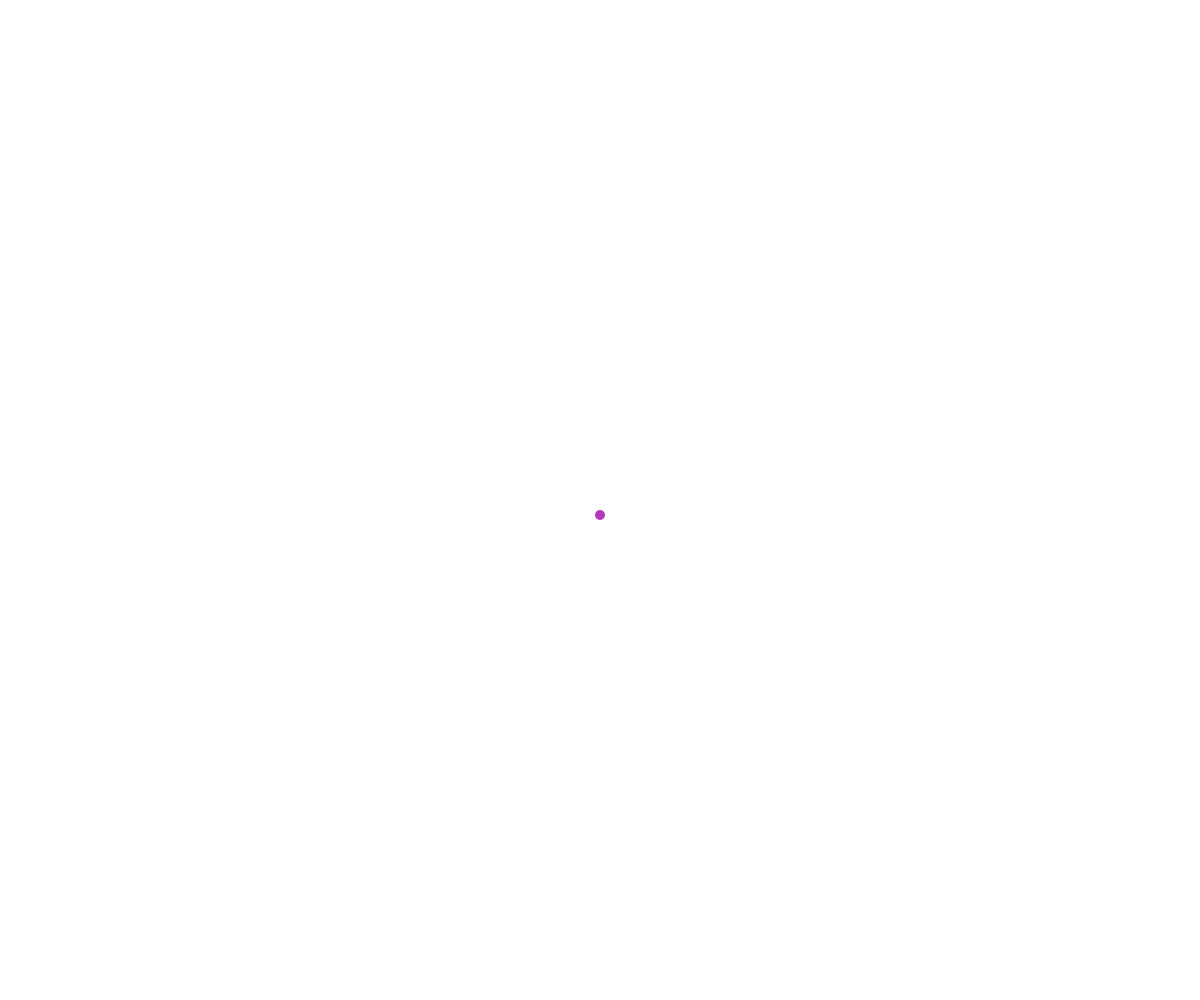
Frame 1 (no input)
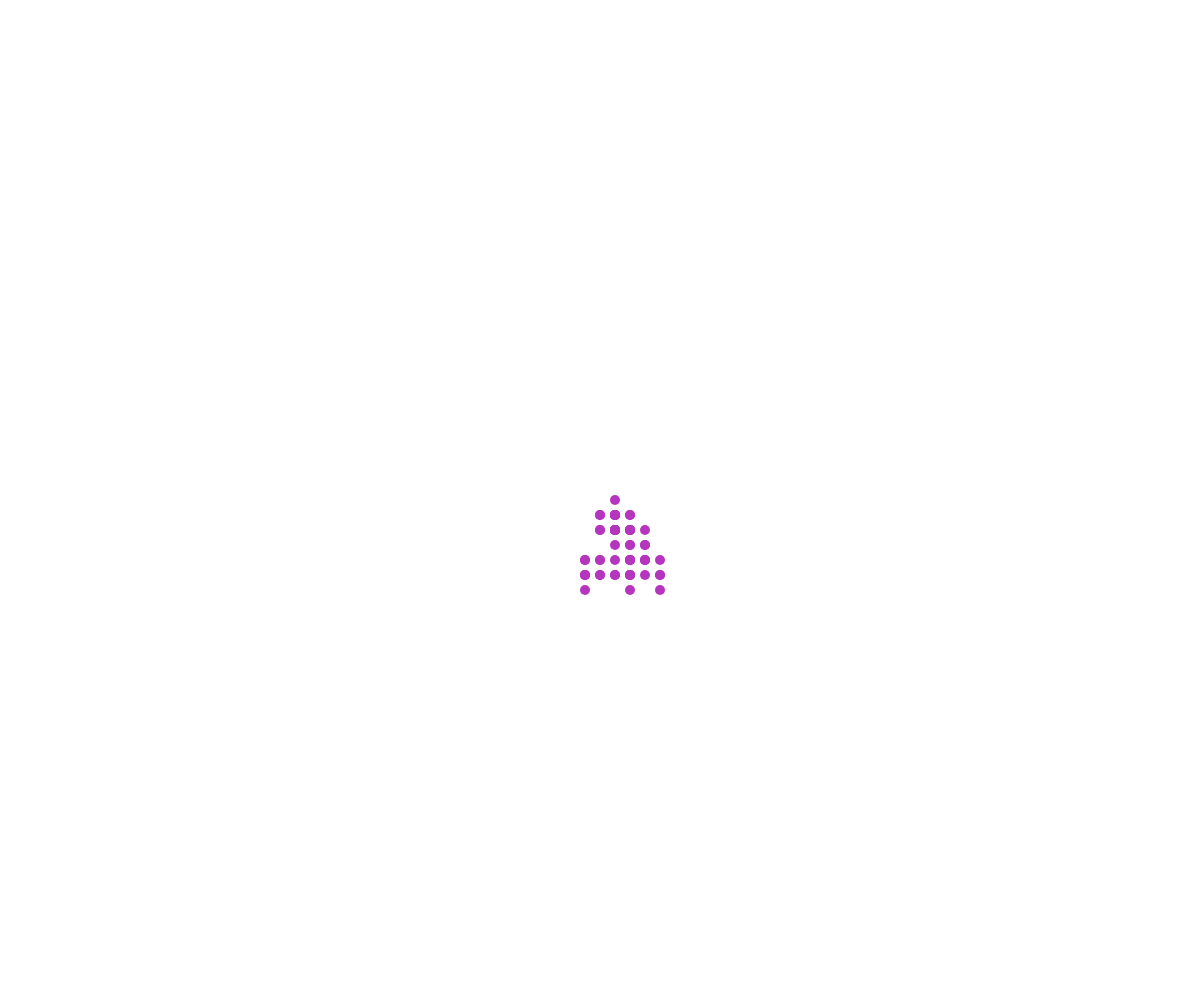
Frame 60 (no input)
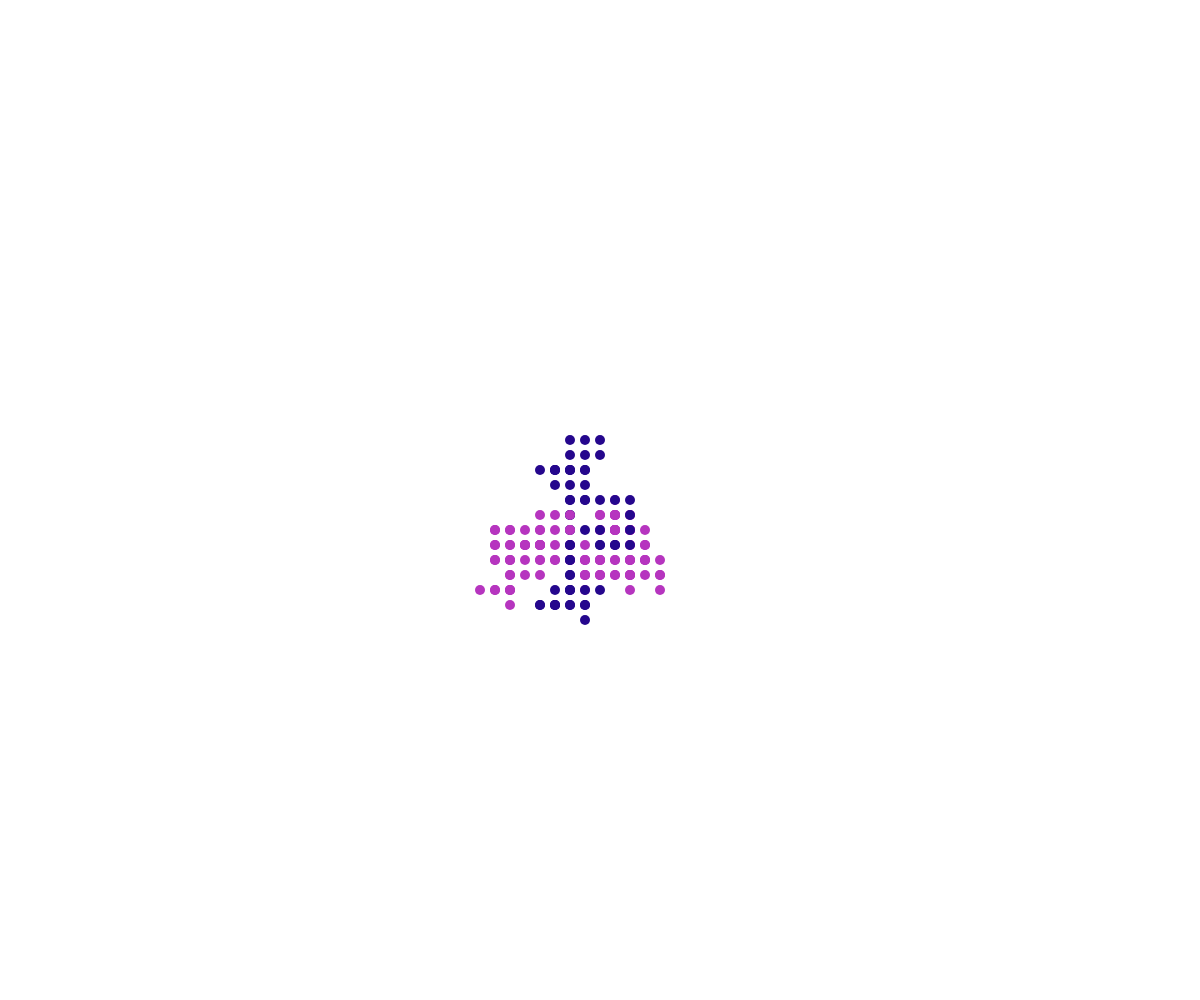
Frame 120 (the mouse pressed at the canvas centre since frame 60)

The p5.js sketch that drew these frames (run headless with seeded random() and noise() and a simulated clock; from frame 60 on, the mouse is pressed at the canvas centre):

// p5.js sketch
// ── sketch.js
// Walker OOP demo

class Walker{
  constructor(x, y, colour){
    this.x = x;
    this.y = y;
    this.colour = colour;
    this.speed = 15;
    this.radius = 5;
  }

  display(){
    noStroke();
    fill(this.colour);
    circle(this.x, this.y, this.radius * 2);
  }

  move(){
    let choice = random(100);
    if (choice < 25){
      // up
      this.y -= this.speed;
    }
    else if (choice < 50){
      // down
      this.y += this.speed;
    }
    else if (choice < 75){
      // left
      this.x -= this.speed;
    }
    else{
      // right
      this.x += this.speed;
    }
  }
}

// let leia;
// let faith;

let theWalkers = [];


function setup() {
  createCanvas(windowWidth, windowHeight);

  spawnWalker(width/2, height/2);

  // faith = new Walker(width/2, height/2, "green");
  // leia = new Walker(250, height/2, "blue");
}

function draw() {
  // background(220);

  // faith.display();
  // faith.move();
  // leia.display();
  // leia.move();

  for (let myWalker of theWalkers){
    myWalker.move();
    myWalker.display();
  }
}

function spawnWalker(x, y){
  let r = random(255);
  let g = random(255);
  let b = random(255);
  let someColour = color(r, g, b);
  let someWalker = new Walker(x, y, someColour);
  theWalkers.push(someWalker);
}

function mousePressed(){
  spawnWalker(mouseX, mouseY);
}
